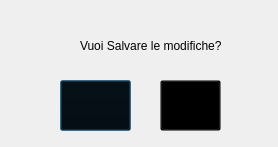
<?xml version="1.0" encoding="UTF-8"?>
<ui version="4.0">
 <class>Dialog</class>
 <widget class="QDialog" name="Dialog">
  <property name="geometry">
   <rect>
    <x>0</x>
    <y>0</y>
    <width>278</width>
    <height>147</height>
   </rect>
  </property>
  <property name="windowTitle">
   <string>Dialog</string>
  </property>
  <widget class="QLabel" name="label">
   <property name="geometry">
    <rect>
     <x>80</x>
     <y>30</y>
     <width>161</width>
     <height>31</height>
    </rect>
   </property>
   <property name="text">
    <string>Vuoi Salvare le modifiche?</string>
   </property>
  </widget>
  <widget class="QLabel" name="label_2">
   <property name="geometry">
    <rect>
     <x>30</x>
     <y>30</y>
     <width>31</width>
     <height>31</height>
    </rect>
   </property>
   <property name="text">
    <string/>
   </property>
   <property name="textFormat">
    <enum>Qt::RichText</enum>
   </property>
   <property name="pixmap">
    <pixmap>Icona Save.png</pixmap>
   </property>
   <property name="scaledContents">
    <bool>true</bool>
   </property>
  </widget>
  <widget class="QPushButton" name="confirmButton">
   <property name="geometry">
    <rect>
     <x>60</x>
     <y>80</y>
     <width>71</width>
     <height>51</height>
    </rect>
   </property>
   <property name="styleSheet">
    <string notr="true">background-color:transparent;</string>
   </property>
   <property name="text">
    <string/>
   </property>
   <property name="icon">
    <iconset>
     <normaloff>Icona Ok.png</normaloff>Icona Ok.png</iconset>
   </property>
   <property name="iconSize">
    <size>
     <width>40</width>
     <height>40</height>
    </size>
   </property>
  </widget>
  <widget class="QPushButton" name="cancelButton">
   <property name="geometry">
    <rect>
     <x>160</x>
     <y>80</y>
     <width>61</width>
     <height>51</height>
    </rect>
   </property>
   <property name="styleSheet">
    <string notr="true">background-color:transparent;</string>
   </property>
   <property name="text">
    <string/>
   </property>
   <property name="icon">
    <iconset>
     <normaloff>cancel.png</normaloff>cancel.png</iconset>
   </property>
   <property name="iconSize">
    <size>
     <width>35</width>
     <height>35</height>
    </size>
   </property>
  </widget>
 </widget>
 <resources/>
 <connections/>
</ui>
